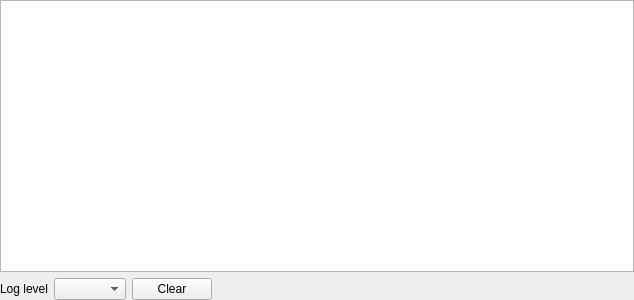
<?xml version="1.0" encoding="UTF-8"?>
<ui version="4.0">
 <class>LogDockWidgetContent</class>
 <widget class="QWidget" name="LogDockWidgetContent">
  <property name="geometry">
   <rect>
    <x>0</x>
    <y>0</y>
    <width>634</width>
    <height>300</height>
   </rect>
  </property>
  <property name="windowTitle">
   <string>Log</string>
  </property>
  <layout class="QGridLayout" name="gridLayout">
   <property name="leftMargin">
    <number>0</number>
   </property>
   <property name="topMargin">
    <number>0</number>
   </property>
   <property name="rightMargin">
    <number>0</number>
   </property>
   <property name="bottomMargin">
    <number>0</number>
   </property>
   <item row="1" column="1">
    <widget class="QComboBox" name="comboBoxLogLevel"/>
   </item>
   <item row="1" column="0">
    <widget class="QLabel" name="label">
     <property name="text">
      <string>Log level</string>
     </property>
    </widget>
   </item>
   <item row="1" column="2">
    <widget class="QPushButton" name="pushButtonClear">
     <property name="text">
      <string>Clear</string>
     </property>
    </widget>
   </item>
   <item row="1" column="3">
    <spacer name="horizontalSpacer">
     <property name="orientation">
      <enum>Qt::Orientation::Horizontal</enum>
     </property>
     <property name="sizeHint" stdset="0">
      <size>
       <width>40</width>
       <height>20</height>
      </size>
     </property>
    </spacer>
   </item>
   <item row="0" column="0" colspan="4">
    <widget class="QTableView" name="tableView"/>
   </item>
  </layout>
 </widget>
 <resources/>
 <connections/>
</ui>
